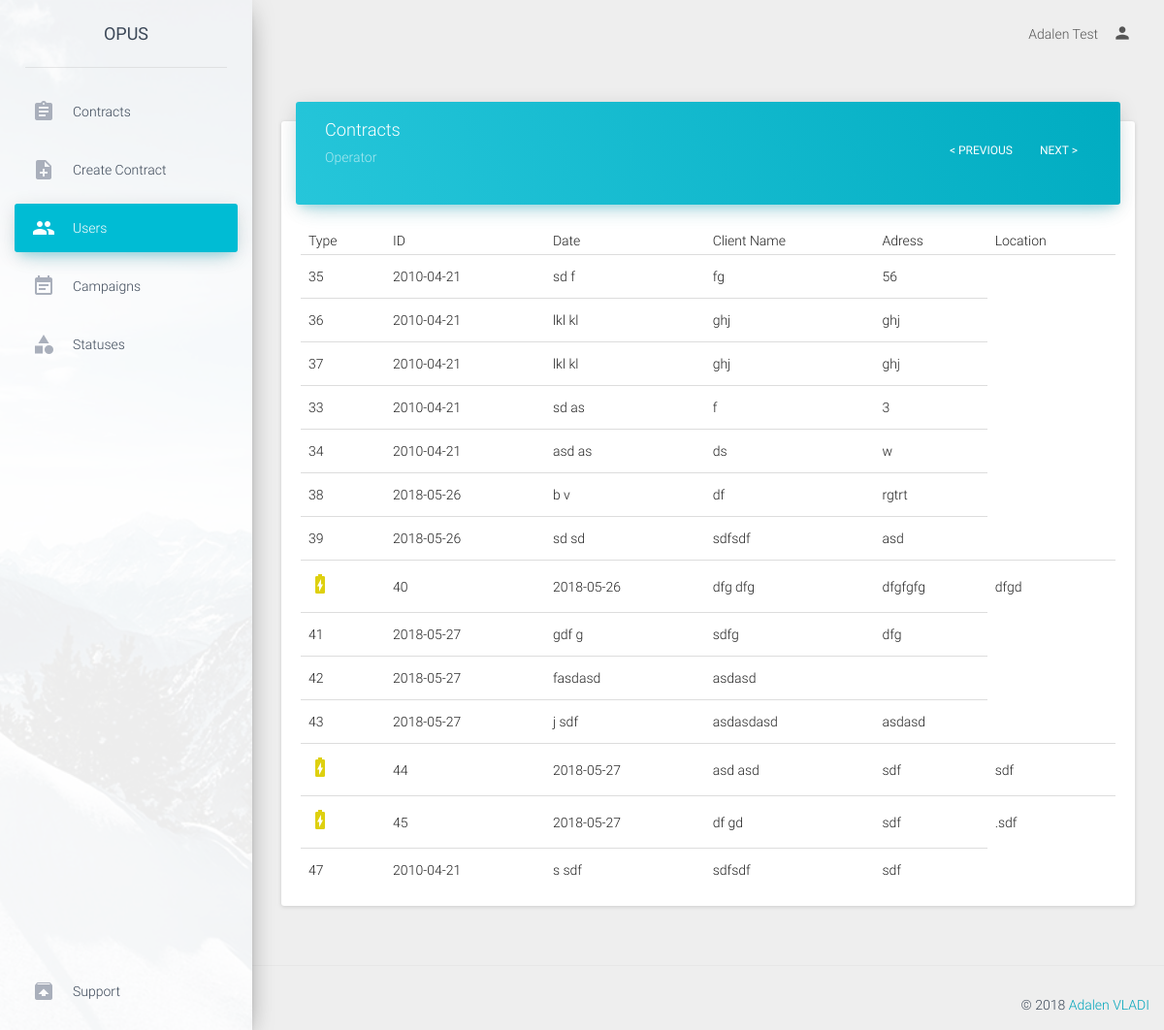
The app's page /admin/viewUser/6 (signed in), older data.
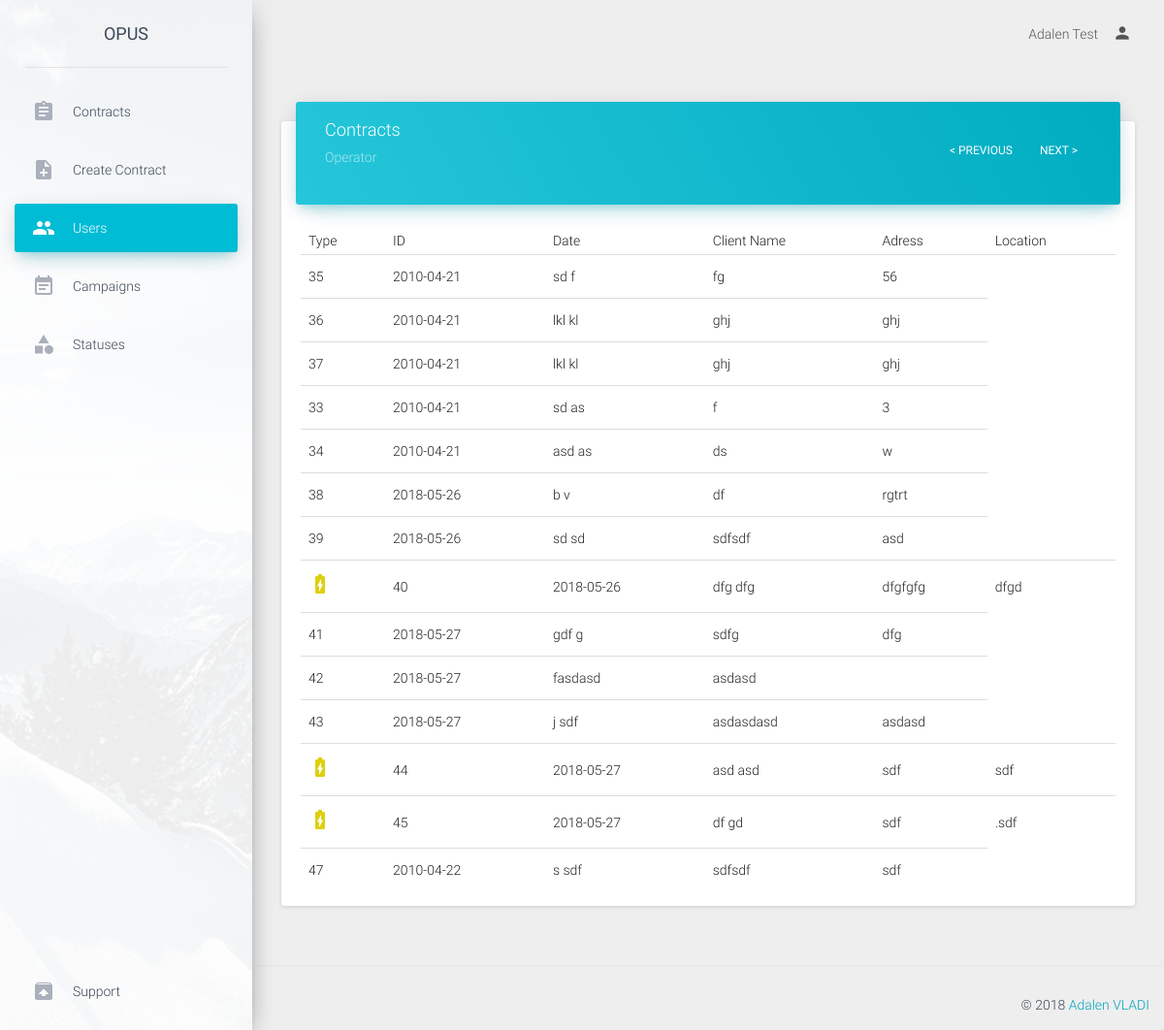
The same page, newer data.
### tables this page shows
CREATE TABLE `contracts` (
  `contract_id` int(11) NOT NULL,
  `contract_type` enum('luce','gas','dual') NOT NULL,
  `proposal_number` varchar(50) NOT NULL,
  `date` date NOT NULL,
  `ugm_cb` enum('true','false') NOT NULL DEFAULT 'false',
  `analisi_cb` enum('true','false') NOT NULL DEFAULT 'false',
  `iniziative_cb` enum('true','false') NOT NULL DEFAULT 'false',
  `toponimo` enum('via') NOT NULL,
  `address` text NOT NULL,
  `civico` varchar(30) NOT NULL,
  `price` varchar(50) NOT NULL,
  `location` varchar(100) NOT NULL,
  `uf_toponimo` enum('via') NOT NULL,
  `uf_address` text NOT NULL,
  `uf_civico` varchar(30) NOT NULL,
  `uf_price` varchar(50) NOT NULL,
  `uf_location` varchar(100) NOT NULL,
  `ddf_toponimo` enum('via') NOT NULL,
  `ddf_address` text NOT NULL,
  `ddf_civico` varchar(30) NOT NULL,
  `ddf_price` varchar(50) NOT NULL,
  `ddf_location` varchar(100) NOT NULL,
  `ubicazione_fornitura` enum('resident','non_resident') NOT NULL,
  `domicillazione_documenti_fatture` enum('residenza','ubicazione_fornitura','altro') NOT NULL,
  `listino` varchar(50) NOT NULL,
  `gas_request_type` varchar(50) NOT NULL,
  `gas_pdr` varchar(50) NOT NULL,
  `gas_fornitore_uscente` varchar(50) NOT NULL,
  `gas_consume_annuo` varchar(50) NOT NULL,
  `gas_tipo_riscaldamento` enum('true','false') NOT NULL,
  `gas_tipo_cottura_acqua` enum('true','false') NOT NULL,
  `gas_remi` varchar(50) NOT NULL,
  `gas_matricola` varchar(50) NOT NULL,
  `luce_request_type` varchar(50) NOT NULL,
  `luce_pod` varchar(50) NOT NULL,
  `luce_fornitore_uscente` varchar(50) NOT NULL,
  `luce_opzione_oraria` varchar(50) NOT NULL,
  `luce_potenza` varchar(50) NOT NULL,
  `luce_tensione` varchar(50) NOT NULL,
  `luce_consume_annuo` varchar(50) NOT NULL,
  `fature_via_email` enum('true','false') NOT NULL,
  `operator` int(11) NOT NULL COMMENT 'user id',
  `status` int(11) NOT NULL DEFAULT '1' COMMENT 'status id',
  `cancellation_reason` varchar(100) NOT NULL,
  `gender` enum('male','female') NOT NULL,
  `rag_sociale` text NOT NULL,
  `first_name` varchar(50) NOT NULL,
  `last_name` varchar(50) NOT NULL,
  `bussines_name` varchar(50) NOT NULL,
  `client_type` enum('personal','intestario','delega') NOT NULL,
  `tel_number` varchar(30) NOT NULL,
  `alt_number` varchar(30) NOT NULL,
  `cel_number` varchar(30) NOT NULL,
  `cel_number2` varchar(30) NOT NULL,
  `cel_number3` varchar(30) NOT NULL,
  `email` varchar(50) NOT NULL,
  `alt_email` varchar(50) NOT NULL,
  `birth_nation` varchar(50) NOT NULL,
  `vat_number` varchar(50) NOT NULL,
  `partita_iva` varchar(50) NOT NULL,
  `birth_date` date NOT NULL,
  `birth_municipality` varchar(50) NOT NULL,
  `delega_first_name` varchar(50) NOT NULL,
  `delega_last_name` varchar(50) NOT NULL,
  `delega_vat_number` varchar(100) NOT NULL,
  `document_type` enum('id_card','passport') NOT NULL,
  `document_number` varchar(100) NOT NULL,
  `document_date` date NOT NULL,
  `iban_code` varchar(50) NOT NULL,
  `iban_accounthoder` varchar(50) NOT NULL,
  `iban_fiscal_code` varchar(50) NOT NULL,
  `payment_type` enum('postal','cc') NOT NULL,
  `note` text NOT NULL,
  `campaign` int(11) NOT NULL COMMENT 'campaign_id',
  `supervisor` int(11) NOT NULL COMMENT 'user_id'
);

### application/controller/admin.php (called while the page is built, shortened)
<?php
class admin extends Controller
{
    public function viewUser($user_id){
        $contracts=$this->model->getContractsByUser($user_id);
        require APP . 'view/admin/header.php';
        require APP . 'view/admin/viewUser.php';
        require APP . 'view/admin/footer.php';
    }
}

### public/index.php (called while the page is built, shortened)
<?php
require APP . 'core/controller.php';
$app = new Application();

### application/core/controller.php (called while the page is built, shortened)
<?php
class Controller
{
    public $db = null;
    private function openDatabaseConnection()
    {
        $options = array(PDO::ATTR_DEFAULT_FETCH_MODE => PDO::FETCH_OBJ, PDO::ATTR_ERRMODE => PDO::ERRMODE_WARNING);
        $this->db = new PDO(DB_TYPE . ':host=' . DB_HOST . ';dbname=' . DB_NAME . ';charset=' . DB_CHARSET, DB_USER, DB_PASS, $options);
    }
    public function loadModel()
    {
        if (isset($_SESSION['role'])) {
            switch ($_SESSION['role']) {
                case 'admin':
                    require APP . 'model/admin.php';
                    break;
            }
        }else{
            require APP . 'model/model.php';
        }
        $this->model = new Model($this->db);
    }
}

### application/model/admin.php (called while the page is built, shortened)
<?php
class Model
{
    function __construct($db)
    {
        try {
            $this->db = $db;
        } catch (PDOException $e) {
            exit('Database connection could not be established.');
        }
    }
    public function getContractsByUser($user_id ){
        $page=(int)(isset($_GET['page'])? $_GET['page']:0);
        $limiter=30;
        $pager=$limiter*$page;
        $sql='SELECT * FROM contracts WHERE operator=:user_id LIMIT :pager, :limiter ';
        $query = $this->db->prepare($sql);
        $query->bindParam(':pager', $pager, PDO::PARAM_INT);
        $query->bindParam(':limiter', $limiter, PDO::PARAM_INT);
        $query->bindParam(':user_id', $user_id, PDO::PARAM_INT);
        $query->execute();
        return $query->fetchAll();
    }
}

### application/view/admin/viewUser.php (the view, shortened to what the changed rows need)
<div class="content">
    <div class="container-fluid">
        <div class="row">
            <div class="col-md-12">
                <div class="card">
                    <div class="card-content table-responsive">
                        <table class="table table-hover">
                            <thead>
                                <th>Type</th>
                                <th>ID</th>
                                <th>Date</th>
                                <th>Client Name</th>
                                <th>Adress</th>
                                <th>Location</th>
                            </thead>
                            <tbody>
                                <?php
                                    $output='';
                                    foreach ($contracts as $contract) {
                                        $output.='<tr>';
                                                    if ($contract->contract_type=='gas') {
                                                        $output.='<td><i style="color:#ded00f" class="material-icons">battery_charging_full</i></td>';
                                                    }elseif ($contract->contract_type=='electricity') {
                                                        $output.='<td><i style="color:#3885e8" class="material-icons">local_gas_station</i></td>';
                                                    }
                                        $output.='<td>'.$contract->contract_id.'</td>
                                                    <td>'.$contract->date.'</td>
                                                    <td>'.$contract->first_name.' '.$contract->last_name.'</td>
                                                    <td>'.$contract->address.'</td>
                                                    <td>'.$contract->location.'</td>';
                                        $output.='</tr>';
                                    }
                                    echo $output;
                                 ?>
                            </tbody>
                        </table>
                    </div>
                </div>
            </div>
        </div>
    </div>
</div>

Row changes from the older to the newer data that the page shows:
changed contracts id 47: date "2010-04-21" → "2010-04-22"
